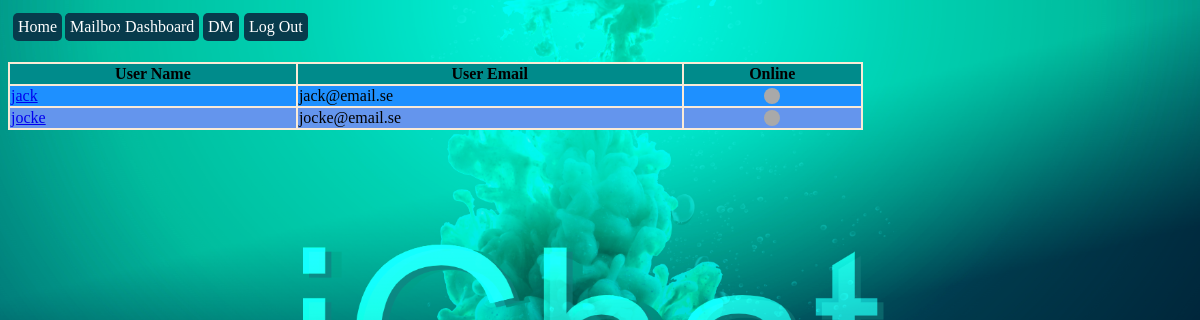
Page /dm (signed in) on the earlier database version.
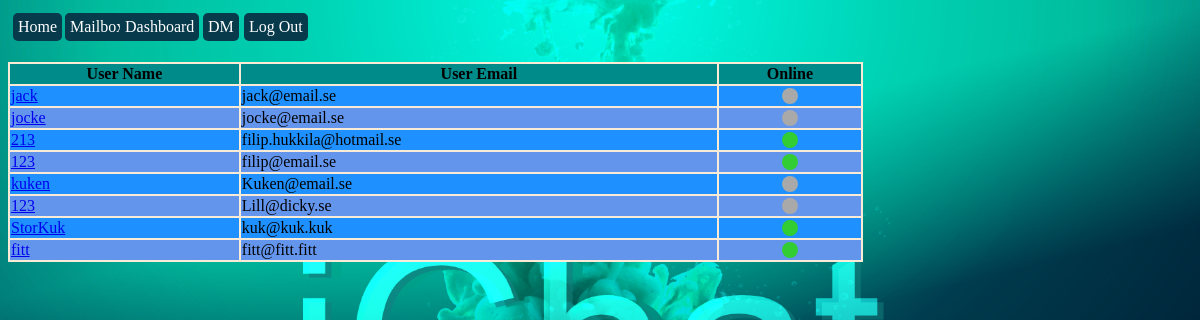
Same page on the later database version.
### models.py (models this page shows, shortened)
class User(db.Model):
    id = db.Column(db.Integer, primary_key=True, autoincrement=True)
    name = db.Column(db.String(150))
    email = db.Column(db.String(150), unique=True)
    password = db.Column(db.String(100))
    admin = db.Column(db.BOOLEAN, default=False)
    online = db.Column(db.BOOLEAN, default=False)
    sent_messages = db.relationship('Message', backref='sender', lazy=True)
    recv_messages = db.relationship('Message', secondary=message_recv, lazy='subquery',
                                    backref=db.backref('receivers', lazy=True))

### blueprints/dm/__init__.py (the view)
@bp_dm.get('/dm')
def dm_get():
    users = get_all_users()
    return render_template('dm.html', users=users)

### controllers/user_controller.py (called while the page is built)
def get_all_users():
    from models import User
    user = current_user
    return User.query.filter(User.id != user.id).all()

### templates/dm.html
{% extends 'base-template.html' %}
{% block content %}
    <br>
    <br>
    <br>
        <table>
        <tr>
            <th>User Name</th>
            <th>User Email</th>
            <th>Online</th>
        </tr>
        {% for user in users %}
            <tr>
                <td><a href="{{ url_for("bp_user.message_get", user_id=user.id) }}">{{ user.name }}</a></td>
                <td>{{ user.email }}</td>
                <td class="center-content">
                    {% if user.online %}
                        <div class="circle online"></div>
                    {% else %}
                        <div class="circle offline"></div>
                    {% endif %}
                </td>
            </tr>
        {% endfor %}
    </table>
{% endblock %}

### templates/base-template.html (shortened to what this page needs)
<!DOCTYPE html>
<html lang="en">
<head>
    <link rel="stylesheet" href="{{ url_for('static', filename='css/main.css') }}" />
</head>
<body class="page">
    <a class="tab_home" href="{{ url_for('bp_home.home_get') }}">
        Home
    </a>
    {% if current_user.is_authenticated %}
        <a class="tab_profile" href="{{ url_for('bp_user.user_get') }}">
        </a>
           <a class="tab_profile" href="{{ url_for('bp_user.mailbox_get') }}">
            Mailbox
        </a>
        <a class="tab_logout" href="{{ url_for('bp_user.logout_get') }}">
            Log Out
        </a>
        <a class="tab_dashboard" href="{{ url_for('bp_dashboard.dashboard_get') }}">
            Dashboard
        </a>
        <a class="tab_dm" href="{{ url_for('bp_dm.dm_get') }}">
            DM
        </a>
        {% endif %}
    {% block content %}
    {% endblock %}
</body>
</html>

### static/css/main.css (style rules this page uses)
.page { width: 95%; height: 90vh; background-image: url(img/background3.png); background-size: cover; background-position: center; }
.tab_home { margin: 5px; color: white; text-decoration: none; background-color: #073B4C; padding: 5px; border-radius: 5px; top: 8px; left: 8px; position: absolute; }
.tab_logout { margin: 5px; color: white; text-decoration: none; background-color: #073B4C; padding: 5px; border-radius: 5px; top: 8px; left: 239px; position: absolute; }
.tab_profile { margin: 5px; color: white; text-decoration: none; background-color: #073B4C; padding: 5px; border-radius: 5px; top: 8px; left: 60px; position: absolute; }
.tab_dashboard { margin: 5px; color: white; text-decoration: none; background-color: #073B4C; padding: 5px; border-radius: 5px; top: 8px; left: 115px; position: absolute; }
.tab_dm { margin: 5px; color: white; text-decoration: none; background-color: #073B4C; padding: 5px; border-radius: 5px; top: 8px; left: 198px; position: absolute; }
table { width: 25%; background: antiquewhite; }
th { background: darkcyan; }
tr:nth-child(odd) { background: cornflowerblue; }
tr:nth-child(even) { background: dodgerblue; }
.center-content { text-align: center; }
.circle { margin: 0 auto; width: 16px; height: 16px; border-radius: 50%; }
.online { background: limegreen; }
.offline { background: darkgrey; }
table { width: 75%; }

Differences in the rows shown:
added User: name "213", email "filip.hukkila@hotmail.se", online True (drawn)
added User: name "123", email "filip@email.se", online True (drawn)
added User: name "kuken", email "Kuken@email.se", online False (drawn)
added User: name "123", email "Lill@dicky.se", online False (drawn)
added User: name "StorKuk", email "kuk@kuk.kuk", online True (drawn)
added User: name "fitt", email "fitt@fitt.fitt", online True (drawn)
